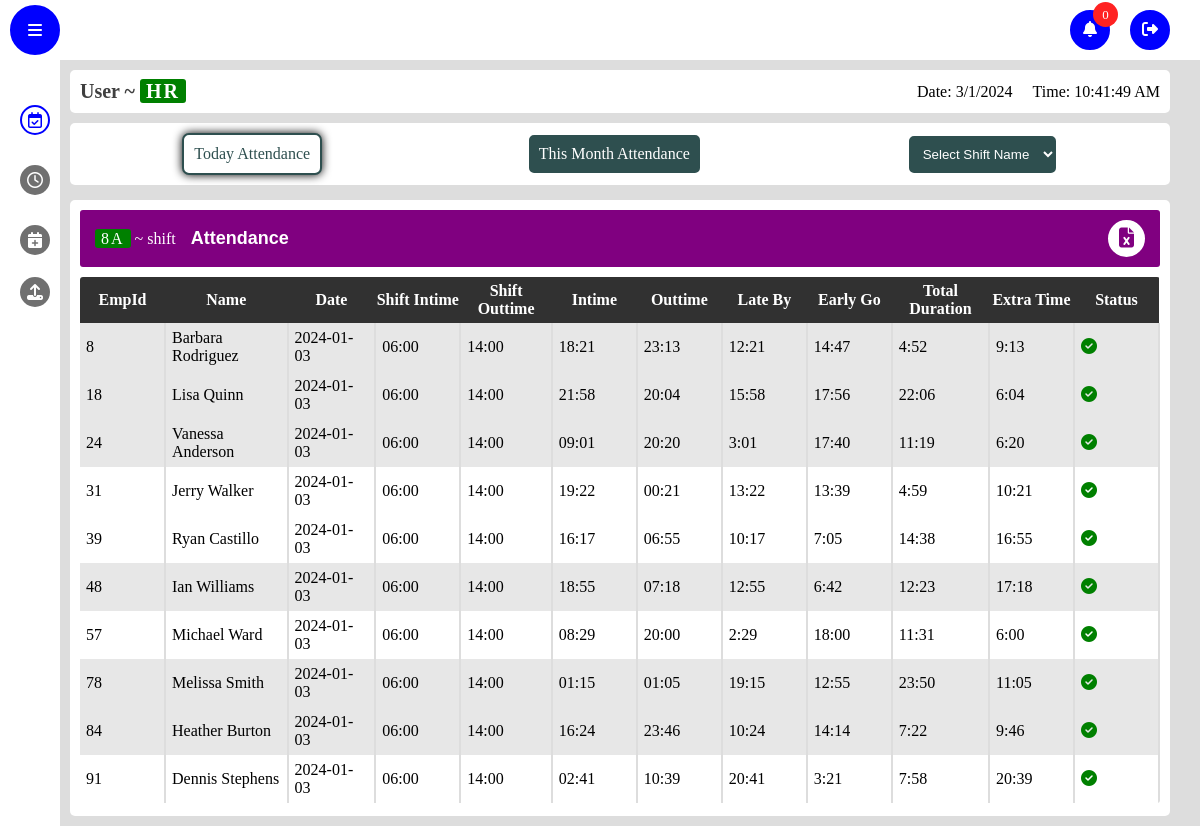
Page / (signed in) on the committed database.
### app/models.py (models this page shows)
class Attendance(db.Model,UserMixin):
    id=db.Column(db.Integer,primary_key=True)
    date = db.Column(db.DateTime(timezone=True), default=func.now())
    emp_id = db.Column(db.Integer, db.ForeignKey('emp_login.id'))
    name = db.Column(db.String(150), nullable=False)
    attendance =db.Column(db.String(150))
    wages_per_Day=db.Column(db.String(150))
    inTime=db.Column(db.String(150))
    outTime=db.Column(db.String(150))
    overtime=db.Column(db.String(150),default='00:00')
    employee = db.relationship('Emp_login', back_populates='attendances')
    shiftType=db.Column(db.String(150))
    shiftIntime = db.Column(db.String(150))
    shift_Outtime = db.Column(db.String(150))
    TotalDuration=db.Column(db.String(150))
    lateBy=db.Column(db.String(150))
    earlyGoingBy=db.Column(db.String(150))
    punchRecords=db.Column(db.String(150))

### app/views.py (the view)
@views.route('/',methods=['POST','GET'])
@login_required
def admin():
    print(current_user.role)
    if current_user.role == 'employee':
        return redirect(url_for('auth.logout'))
    else :
        employee =Attendance.query.order_by(Attendance.date)
        late_permission=late.query.order_by(late.date).all()
        leave_permission=leave.query.order_by(leave.date).all()
        notification=notifications.query.order_by(notifications.timestamp).all()
        print("notification : ",notification)
    return render_template('admin.html', notification=notification, attendance=employee, late_permission=late_permission, leave_permission=leave_permission)

### app/templates/admin.html (shortened to what this page needs)
<!DOCTYPE html>
<html lang="en">
  <head>
    <link rel="stylesheet" href="static/css/style.css" />
    <link
      rel="stylesheet"
      href="https://cdnjs.cloudflare.com/ajax/libs/font-awesome/5.15.4/css/all.min.css"
    />
    <link
      rel="stylesheet"
      href="https://cdnjs.cloudflare.com/ajax/libs/font-awesome/6.1.1/css/all.min.css"
    />
  </head>
  <body>
    <nav class="nav-bar">
      <div class="toogle-sidebar">
        <i class="fas fa-bars"></i>
      </div>
      <ul class="options">
        <li class="option">
          <div class="notification-btn">
            <span class>
              <i class="fas fa-bell"></i>
            </span>
            <div class="notify-count">
              <p class="count">0</p>
            </div>
          </div>
        </li>
        <a href="/logout" class="option logout">
          <span>
            <i class="fas fa-sign-out-alt"></i>
          </span>
        </a>
      </ul>
    </nav>
    <aside class="sidebar">
      <ul class="side-menu">
        <form class="menu-option active">
          <a href="/attendance_table">
            <span class="icon">
              <i class="far fa-calendar-check"></i>
            </span>
          </a>
        </form>
        <form action="/late_req_table" class="menu-option">
          <a href="/late_req_table">
            <span class="icon">
              <i class="far fa-clock"></i>
            </span>
          </a>
        </form>
        <form action="/leave_req_table" class="menu-option">
          <a href="/leave_req_table">
            <span class="icon">
              <i class="fas fa-calendar-plus"></i>
            </span>
          </a>
        </form>
        <li class="menu-option upload-option" style="margin-top: 7px">
          <span class="icon">
            <i class="fas fa-upload"></i>
          </span>
        </li>
      </ul>
    </aside>
    <main class="main active">
      <header class="details-bar">
        <div class="user-details">
          <h1 class="user-role">User ~ <span class="role tag">HR</span></h1>
        </div>
        <div class="date-time-details">
          <p class="date"></p>
          <p class="time"></p>
        </div>
      </header>
      <link rel="stylesheet" href="static/css/attendance.css" />
      <menu class="table-menu" style="display: flex">
        <ul class="btn-container">
          <a href="/today_attendance" class="tag-btn click active"
            >Today Attendance</a
          >
          <a href="/month_attendance" class="tag-btn click"
            >This Month Attendance</a
          >
          <select name="shift" id="shift" class="tag-btn">
            <option value="">Select Shift Name</option>
          </select>
        </ul>
      </menu>
      <section class="frame today-attendance" style="display: flex">
        <div class="inner-frame">
          <div class="frame-header">
            <div class="frame-details currentShift">
              <p class="shift name"><span class="tag">A</span> ~ shift</p>
              <p class="frame-name">Attendance</p>
            </div>
            <div class="frame-options">
              <button type="button" class="download ">
                <i class="fas fa-file-excel"></i>
              </button>
            </div>
          </div>
          <div class="frame-body">
            <table class="today-attendance-table">
              <thead>
                <tr class="tablehead">
                  <th>EmpId</th>
                  <th>Name</th>
                  <th>Date</th>
                  <th>Shift Intime</th>
                  <th>Shift Outtime</th>
                  <th>Intime</th>
                  <th>Outtime</th>
                  <th>Late By</th>
                  <th>Early Go</th>
                  <th>Total Duration</th>
                  <th>Extra Time</th>
                  <th>Status</th>
                </tr>
              </thead>
              <tbody class="tableBody">{% if attendance %} {% for attendance in attendance %}
                <tr data-shift="{{attendance.shiftType}}"><td class="id">{{attendance.emp_id }}</td>
                <td class="name">{{attendance.name}}</td>
                <td>{{attendance.date.date()}}</td>
                <td>{{attendance.shiftIntime}}</td>
                <td>{{attendance.shift_Outtime}}</td>
                <td>{{attendance.inTime}}</td>
                <td>{{attendance.outTime}}</td>
                <td>{{attendance.lateBy}}</td>
                <td>{{attendance.earlyGoingBy}}</td>
                <td>{{attendance.TotalDuration}}</td>
                <td class="extra">{{attendance.overtime}}</td>
                <td>{% if attendance.attendance == "Present"%}<i class="fas fa-check-circle"></i> {% else %}<i class="fas fa-times-circle"></i> {% endif %}</td></tr>
                {% endfor %} {% endif %}</tbody>
            </table>
          </div>
        </div>
      </section>
    </main>
  </body>
</html>

### app/static/css/style.css (style rules this page uses)
* { margin: 0; padding: 0; box-sizing: border-box; }
.nav-bar { width: 100vw; position: fixed; top: 0; left: 0; right: 0; height: 60px; background: #fff; display: flex; align-items: center; justify-content: space-between; padding: 0 10px; z-index: 10; }
body { background: #ddd; }
.toogle-sidebar { width: 50px; height: 50px; background: #0000ff; color: #fff; border-radius: 50%; display: flex; align-items: center; justify-content: center; cursor: pointer; border: 2px solid #0000ff; transition: all 0.3s; }
.options { display: flex; align-items: center; gap: 20px; margin-right: 20px; position: relative; }
.option { width: 40px; height: 40px; border-radius: 50%; list-style: none; display: flex; align-items: center; justify-content: center; flex-direction: column; text-transform: capitalize; cursor: pointer; color: #fff; transition: all 0.3s; background: #0000ff; border: 2px solid #0000ff; position: relative; }
.notify-count { position: absolute; right: -10px; top: -10px; width: 25px; height: 25px; border-radius: 50%; background: rgb(255, 34, 34); display: flex; align-items: center; justify-content: center; font-size: 13px; color: #fff; }
.notification-btn { width: 100%; height: 100%; display: flex; justify-content: center; align-items: center; }
li { list-style: none; }
.sidebar { position: fixed; top: 60px; height: calc(100% - 50px); width: 60px; background: #fff; padding: 10px; z-index: 10; overflow-x: hidden; transition: all 0.5s; }
.side-menu { width: 100%; display: flex; flex-direction: column; align-items: center; gap: 10px; padding: 10px 0; position: absolute; }
.menu-option { width: 100%; display: flex; align-items: center; gap: 5px; height: 50px; border-radius: 5px; padding: 0 10px; cursor: pointer; position: relative; }
.icon { width: 30px; height: 30px; background: #707070; border-radius: 50%; display: flex; align-items: center; justify-content: center; transition: all 0.3s; color: #ffffff; position: absolute; }
.menu-option:hover, .menu-option.active { color: #0000ff; }
.menu-option:hover .icon, .menu-option.active .icon { background: #ffffff; color: #0000ff; border: 2px solid #0000ff; }
.main { width: calc(100vw - 180px); min-height: calc(100vh - 60px); position: relative; top: 60px; left: 160px; padding: 10px; z-index: 5; transition: all 0.5s; }
.main.active { width: calc(100vw - 80px); left: 60px; }
.details-bar { width: 100%; display: flex; align-items: center; justify-content: space-between; padding: 10px; background: #ffffff; border-radius: 5px; }
.date-time-details { display: flex; align-items: center; gap: 20px; }
.user-role { color: #3f3f3f; font-size: 20px; }
.tag { padding: 1px 6px; background: green; color: #ffffff; border-radius: 3px; letter-spacing: 2px; }
.frame { margin-top: 15px; padding: 10px; width: 100%; background: #ffffff; min-height: 77vh; border-radius: 5px; }
.inner-frame { width: 100%; height: 100%; }
.user-details { backdrop-filter: blur(5px); border-radius: 5px; }

### app/static/css/attendance.css (style rules this page uses)
.frame-header { width: 100%; display: flex; align-items: center; justify-content: space-between; padding: 10px 15px; background: #800080; color: #fff; border-radius: 3px; }
.frame-details { display: flex; align-items: center; gap: 15px; }
.frame-name { font-family: sans-serif; font-weight: 700; font-size: 18px; }
.download { width: 37px; height: 37px; border-radius: 50%; background: #fff; color: #800080; font-size: 20px; border: 2px solid #fff; cursor: pointer; transition: all .3s; }
.attendance-table,.today-attendance-table { width: 100%; max-height: 100%; border-collapse: collapse; margin-top: 10px; border-radius: 3px; overflow: hidden; }
.attendance-table .thead, .today-attendance-table thead { padding: 5px 0; background: #313131; color: #fff; }
td,th { min-width: 30px; text-align: center; padding: 5px 0; }
.today-attendance-table thead tr th { min-width: 85px; }
tr:nth-child(even) { background: #e7e7e7; }
.fas.fa-check-circle { color: green; }
.frame-body { max-width: 100%; overflow-x: scroll; }
.btn-container { margin-top: 10px; padding: 10px 15px; display: flex; align-items: center; flex-wrap: wrap; justify-content: space-around; gap: 10px; width: 100%; background: #fff; border-radius: 5px; }
.tag-btn { padding: 10px; border-radius: 7px; border: 2px solid; background: #2E4F4F; color: #fff; cursor: pointer; transition: all .5s; outline: none; }
.tag-btn.active, .tag-btn:focus { box-shadow: 0px 0px 10px #000; background: #fff; color: #2E4F4F; }
a { text-decoration: none; }

### rows in the picture
Attendance: emp_id "8", name "Barbara Rodriguez", date "2024-01-03", shiftIntime "06:00", shift_Outtime "14:00", inTime "18:21", outTime "23:13", lateBy "12:21", earlyGoingBy "14:47", TotalDuration "4:52", overtime "9:13", attendance "Present" (drawn)
Attendance: emp_id "18", name "Lisa Quinn", date "2024-01-03", shiftIntime "06:00", shift_Outtime "14:00", inTime "21:58", outTime "20:04", lateBy "15:58", earlyGoingBy "17:56", TotalDuration "22:06", overtime "6:04", attendance "Present" (drawn)
Attendance: emp_id "24", name "Vanessa Anderson", date "2024-01-03", shiftIntime "06:00", shift_Outtime "14:00", inTime "09:01", outTime "20:20", lateBy "3:01", earlyGoingBy "17:40", TotalDuration "11:19", overtime "6:20", attendance "Present" (drawn)
Attendance: emp_id "31", name "Jerry Walker", date "2024-01-03", shiftIntime "06:00", shift_Outtime "14:00", inTime "19:22", outTime "00:21", lateBy "13:22", earlyGoingBy "13:39", TotalDuration "4:59", overtime "10:21", attendance "Present" (drawn)
Attendance: emp_id "39", name "Ryan Castillo", date "2024-01-03", shiftIntime "06:00", shift_Outtime "14:00", inTime "16:17", outTime "06:55", lateBy "10:17", earlyGoingBy "7:05", TotalDuration "14:38", overtime "16:55", attendance "Present" (drawn)
Attendance: emp_id "48", name "Ian Williams", date "2024-01-03", shiftIntime "06:00", shift_Outtime "14:00", inTime "18:55", outTime "07:18", lateBy "12:55", earlyGoingBy "6:42", TotalDuration "12:23", overtime "17:18", attendance "Present" (drawn)
Attendance: emp_id "57", name "Michael Ward", date "2024-01-03", shiftIntime "06:00", shift_Outtime "14:00", inTime "08:29", outTime "20:00", lateBy "2:29", earlyGoingBy "18:00", TotalDuration "11:31", overtime "6:00", attendance "Present" (drawn)
Attendance: emp_id "78", name "Melissa Smith", date "2024-01-03", shiftIntime "06:00", shift_Outtime "14:00", inTime "01:15", outTime "01:05", lateBy "19:15", earlyGoingBy "12:55", TotalDuration "23:50", overtime "11:05", attendance "Present" (drawn)
Attendance: emp_id "84", name "Heather Burton", date "2024-01-03", shiftIntime "06:00", shift_Outtime "14:00", inTime "16:24", outTime "23:46", lateBy "10:24", earlyGoingBy "14:14", TotalDuration "7:22", overtime "9:46", attendance "Present" (drawn)
Attendance: emp_id "91", name "Dennis Stephens", date "2024-01-03", shiftIntime "06:00", shift_Outtime "14:00", inTime "02:41", outTime "10:39", lateBy "20:41", earlyGoingBy "3:21", TotalDuration "7:58", overtime "20:39", attendance "Present" (drawn)
